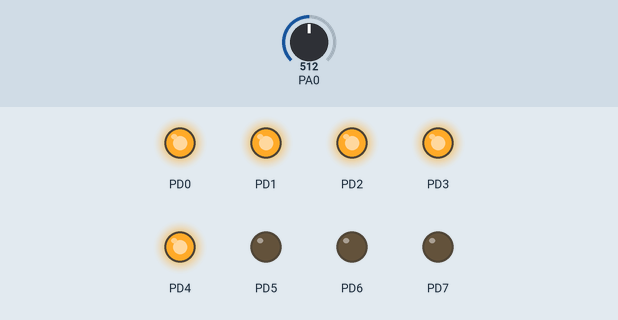
Simulated run of this program. Board: ATmega32, built with avr-gcc and emulated at 8 MHz. On the bench: output pins drawn as LEDs (lit = HIGH). The inputs (shaded band) are chosen by the test bench; at power-on: PA0 = 512.

Above: at 1.2 s.
1.3 s: PA0 set to 628
2.8 s: PA0 set to 647
At 3.4 s:
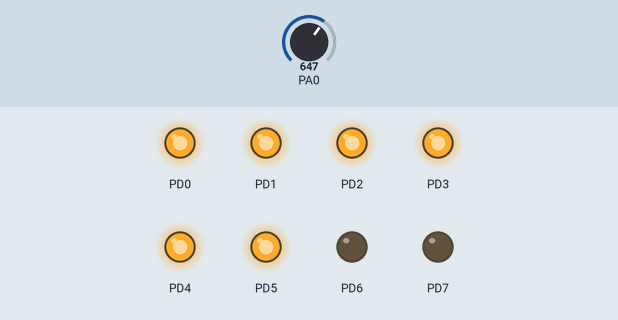
4.3 s: PA0 set to 511
At 4.6 s:
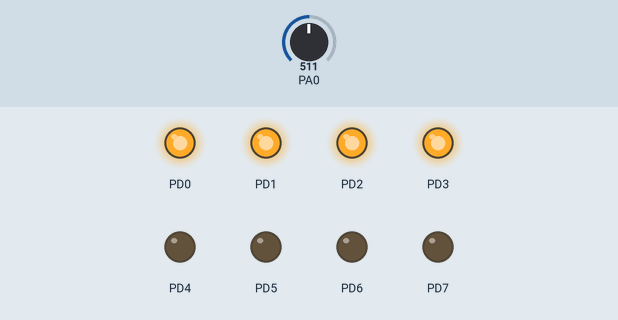
5.8 s: PA0 set to 398
7.3 s: PA0 set to 376
At 8.1 s:
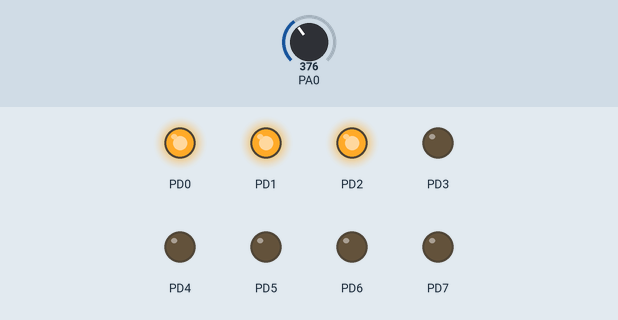
8.8 s: PA0 set to 635
At 9.2 s:
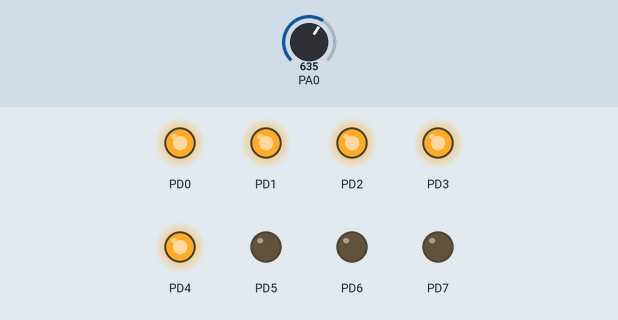
Timing chart, 0 to 11.3 s (numbered marks = the images above; inputs shaded):
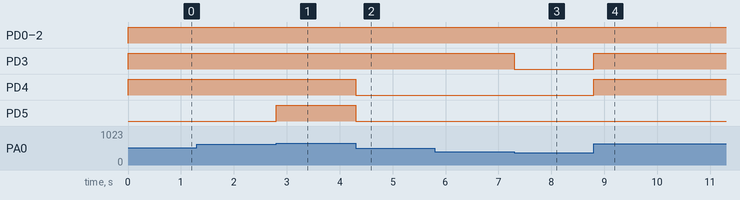

Measured:
- the behaviour switches between 639 and 640 on PA0 (found by bisection; images 0 and 1)
- the behaviour switches between 384 and 383 on PA0 (found by bisection; images 2 and 3)
- after the input at 1.3 s, every drawn part: stays the same
- after the input at 2.8 s, PD5: LOW → HIGH at once
- after the input at 4.3 s, PD4, PD5: HIGH → LOW at once
- after the input at 5.8 s, every drawn part: stays the same
- after the input at 7.3 s, PD3: HIGH → LOW at once
- after the input at 8.8 s, PD3, PD4: LOW → HIGH at once

The program:

main.c
```c
/*
 * main.c
 *
 *  Created on: May 11, 2024
 *      Author: Hassan Bahnasy
 */

#include "STD_TYPES.h"
#include "BIT_MATH.h"

#include "DIO_interface.h"
#include "ADC_interface.h"

int main()
{
	DIO_voidInit();
	ADC_voidInit();
	u16 Local_u16DigitalValue,Local_u16AnalogValue;
	while(1)
	{
		ADC_u8GetDigitalValueSynchNonBlocking(ADC_u8_CHANNEL_0,&Local_u16DigitalValue);
		Local_u16AnalogValue = (u16)((Local_u16DigitalValue * 5000UL)/1024);
		if((Local_u16AnalogValue >= 0) && (Local_u16AnalogValue < 625))
		{
			DIO_u8SetPortValue(DIO_u8_PORTD,0x01);
		}
		else if ((Local_u16AnalogValue >= 625) && (Local_u16AnalogValue < 1250))
		{
			DIO_u8SetPortValue(DIO_u8_PORTD,0x03);
		}
		else if ((Local_u16AnalogValue >= 1250) && (Local_u16AnalogValue < 1875))
		{
			DIO_u8SetPortValue(DIO_u8_PORTD,0x07);
		}
		else if ((Local_u16AnalogValue >= 1875) && (Local_u16AnalogValue < 2500))
		{
			DIO_u8SetPortValue(DIO_u8_PORTD,0x0F);
		}
		else if ((Local_u16AnalogValue >= 2500) && (Local_u16AnalogValue < 3125))
		{
			DIO_u8SetPortValue(DIO_u8_PORTD,0x1F);
		}
		else if ((Local_u16AnalogValue >= 3125) && (Local_u16AnalogValue < 3750))
		{
			DIO_u8SetPortValue(DIO_u8_PORTD,0x3F);
		}
		else if ((Local_u16AnalogValue >= 3750) && (Local_u16AnalogValue < 4375))
		{
			DIO_u8SetPortValue(DIO_u8_PORTD,0x7F);
		}
		else if ((Local_u16AnalogValue >= 4375) && (Local_u16AnalogValue < 5000))
		{
			DIO_u8SetPortValue(DIO_u8_PORTD,0xFF);
		}
		else
		{
			//error handling
		}
	}
	return 0;
}
```

ADC_interface.h
```c
/****************************************************************************/
/************************* Name: Hassan Bahnasy     *************************/
/*************************    Date: 14/4/2024       *************************/
/*************************      SWC: ADC            *************************/
/*************************    Version: 1.0          *************************/
/****************************************************************************/
#ifndef ADC_INTERFACE_H
#define ADC_INTERFACE_H


#define ADC_u8_CHANNEL_0                   0
#define ADC_u8_CHANNEL_1                   1
#define ADC_u8_CHANNEL_2                   2
#define ADC_u8_CHANNEL_3                   3
#define ADC_u8_CHANNEL_4                   4
#define ADC_u8_CHANNEL_5                   5
#define ADC_u8_CHANNEL_6                   6
#define ADC_u8_CHANNEL_7                   7
#define ADC_u8_CHANNEL_00x10               8
#define ADC_u8_CHANNEL_10x10               9
#define ADC_u8_CHANNEL_00x200              10
#define ADC_u8_CHANNEL_10x200              11
#define ADC_u8_CHANNEL_22x10               12
#define ADC_u8_CHANNEL_32x10               13
#define ADC_u8_CHANNEL_22x200              14
#define ADC_u8_CHANNEL_32x200              15
#define ADC_u8_CHANNEL_01x1                16
#define ADC_u8_CHANNEL_11x1                17
#define ADC_u8_CHANNEL_21x1                18
#define ADC_u8_CHANNEL_31x1                19
#define ADC_u8_CHANNEL_41x1                20
#define ADC_u8_CHANNEL_51x1                21
#define ADC_u8_CHANNEL_61x1                22
#define ADC_u8_CHANNEL_71x1                23
#define ADC_u8_CHANNEL_02x1                24
#define ADC_u8_CHANNEL_12x1                25
#define ADC_u8_CHANNEL_22x1                26
#define ADC_u8_CHANNEL_32x1                27
#define ADC_u8_CHANNEL_42x1                28
#define ADC_u8_CHANNEL_52x1                29
#define ADC_u8_CHANNEL_VBG                 30
#define ADC_u8_CHANNEL_GND                 31


void ADC_voidInit(void);

u8 ADC_u8GetDigitalValueSynchNonBlocking(u8 Copy_u8ChannelNb, u16 *Copy_pu16DigitalValue);

u8 ADC_u8GetDigitalValueAsynch(u8 Copy_u8ChannelNb, void (*Copy_pfNotification) (u16));

u8 ADC_u8GetADCRegValue (u16 * Copy_pu16ADCValue);

#endif
```

ADC_program.c
```c
/****************************************************************************/
/************************* Name: Hassan Bahnasy     *************************/
/*************************    Date: 14/4/2024       *************************/
/*************************      SWC: ADC            *************************/
/*************************    Version: 1.0          *************************/
/****************************************************************************/
#include "STD_TYPES.h"
#include "BIT_MATH.h"

#include "ADC_interface.h"
#include "ADC_config.h"
#include "ADC_private.h"

static void (*ADC_pfNotification)(u16) = NULL;

/* ADC busy Flag */
static u8 ADC_u8BusyFlag = 0;

void ADC_voidInit(void)
{
	/* 1- Select Vref = AVCC
	   2- Right Adjust
	   3- Disable AutoTrigger
	   4- Select CLK/64
	   5- Enable ADC
	    */
	//1- Select Vref = AVCC
#if ADC_u8_VREF_OPTION == ADC_u8_VREF_AVCC
	CLR_BIT(ADC_u8_ADMUX_REG,7);
	SET_BIT(ADC_u8_ADMUX_REG,6);
#elif ADC_u8_VREF_OPTION == ADC_u8_VREF_AREF
	CLR_BIT(ADC_u8_ADMUX_REG,7);
	CLR_BIT(ADC_u8_ADMUX_REG,6);
#elif ADC_u8_VREF_OPTION == ADC_u8_VREF_VINTERNAL
	SET_BIT(ADC_u8_ADMUX_REG,7);
	SET_BIT(ADC_u8_ADMUX_REG,6);
#endif

	//2- Right Adjust
#if ADC_u8_ADJUST_OPTION == ADC_u8_RIGHT_ADJUST
	CLR_BIT(ADC_u8_ADMUX_REG,5);
#elif ADC_u8_ADJUST_OPTION == ADC_u8_LEFT_ADJUST
	SET_BIT(ADC_u8_ADMUX_REG,5);
#endif

	//3- Disable AutoTrigger
#if ADC_u8_AUTO_TRIGGER_MODE == ADC_u8_AUTO_TRIGGER_DISABLE
	CLR_BIT(ADC_u8_ADCSRA_REG,5);
#elif ADC_u8_AUTO_TRIGGER_MODE == ADC_u8_AUTO_TRIGGER_ENABLE
	SET_BIT(ADC_u8_ADCSRA_REG,5);
	#if ADC_u8_AUTO_TRIGGER_MODE == ADC_u8_AUTO_TRIGGER_FREE_RUNNING
		CLR_BIT(ADC_u8_SFIOR_REG,7);
		CLR_BIT(ADC_u8_SFIOR_REG,6);
		CLR_BIT(ADC_u8_SFIOR_REG,5);
	#elif ADC_u8_AUTO_TRIGGER_MODE == ADC_u8_AUTO_TRIGGER_ANALOG_COMPARATOR
		CLR_BIT(ADC_u8_SFIOR_REG,7);
		CLR_BIT(ADC_u8_SFIOR_REG,6);
		SET_BIT(ADC_u8_SFIOR_REG,5);
	#elif ADC_u8_AUTO_TRIGGER_MODE == ADC_u8_AUTO_TRIGGER_EXTERNAL_INTERRUPT
		CLR_BIT(ADC_u8_SFIOR_REG,7);
		SET_BIT(ADC_u8_SFIOR_REG,6);
		CLR_BIT(ADC_u8_SFIOR_REG,5);
	#elif ADC_u8_AUTO_TRIGGER_MODE == ADC_u8_AUTO_TRIGGER_TIMER0_COMPARE_MATCH_A
		CLR_BIT(ADC_u8_SFIOR_REG,7);
		SET_BIT(ADC_u8_SFIOR_REG,6);
		SET_BIT(ADC_u8_SFIOR_REG,5);
	#elif ADC_u8_AUTO_TRIGGER_MODE == ADC_u8_AUTO_TRIGGER_TIMER0_OVERFLOW
		SET_BIT(ADC_u8_SFIOR_REG,7);
		CLR_BIT(ADC_u8_SFIOR_REG,6);
		CLR_BIT(ADC_u8_SFIOR_REG,5);
	#elif ADC_u8_AUTO_TRIGGER_MODE == ADC_u8_AUTO_TRIGGER_TIMER_COMPARE_MATCH_B
		SET_BIT(ADC_u8_SFIOR_REG,7);
		CLR_BIT(ADC_u8_SFIOR_REG,6);
		SET_BIT(ADC_u8_SFIOR_REG,5);
	#elif ADC_u8_AUTO_TRIGGER_MODE == ADC_u8_AUTO_TRIGGER_TIMER1_OVERFLOW
		SET_BIT(ADC_u8_SFIOR_REG,7);
		SET_BIT(ADC_u8_SFIOR_REG,6);
		CLR_BIT(ADC_u8_SFIOR_REG,5);
	#elif ADC_u8_AUTO_TRIGGER_MODE == ADC_u8_AUTO_TRIGGER_TIMER1_CAPTURE_EVENT
		SET_BIT(ADC_u8_SFIOR_REG,7);
		SET_BIT(ADC_u8_SFIOR_REG,6);
		SET_BIT(ADC_u8_SFIOR_REG,5);
	#endif
#endif

	//4- Select CLK/64
#if ADC_u8_PRESCALER == ADC_u8_PRESCALER_64
	SET_BIT(ADC_u8_ADCSRA_REG,2);
	SET_BIT(ADC_u8_ADCSRA_REG,1);
	CLR_BIT(ADC_u8_ADCSRA_REG,0);
#elif ADC_u8_PRESCALER == ADC_u8_PRESCALER_2
	CLR_BIT(ADC_u8_ADCSRA_REG,2);
	CLR_BIT(ADC_u8_ADCSRA_REG,1);
	CLR_BIT(ADC_u8_ADCSRA_REG,0);
#elif ADC_u8_PRESCALER == ADC_u8_PRESCALER_4
	CLR_BIT(ADC_u8_ADCSRA_REG,2);
	SET_BIT(ADC_u8_ADCSRA_REG,1);
	CLR_BIT(ADC_u8_ADCSRA_REG,0);
#elif ADC_u8_PRESCALER == ADC_u8_PRESCALER_8
	CLR_BIT(ADC_u8_ADCSRA_REG,2);
	SET_BIT(ADC_u8_ADCSRA_REG,1);
	SET_BIT(ADC_u8_ADCSRA_REG,0);
#elif ADC_u8_PRESCALER == ADC_u8_PRESCALER_16
	SET_BIT(ADC_u8_ADCSRA_REG,2);
	CLR_BIT(ADC_u8_ADCSRA_REG,1);
	CLR_BIT(ADC_u8_ADCSRA_REG,0);
#elif ADC_u8_PRESCALER == ADC_u8_PRESCALER_32
	SET_BIT(ADC_u8_ADCSRA_REG,2);
	CLR_BIT(ADC_u8_ADCSRA_REG,1);
	SET_BIT(ADC_u8_ADCSRA_REG,0);
#elif ADC_u8_PRESCALER == ADC_u8_PRESCALER_128
	SET_BIT(ADC_u8_ADCSRA_REG,2);
	SET_BIT(ADC_u8_ADCSRA_REG,1);
	SET_BIT(ADC_u8_ADCSRA_REG,0);
#endif

	//5- Enable ADC
	SET_BIT(ADC_u8_ADCSRA_REG,7);

}

u8 ADC_u8GetDigitalValueSynchNonBlocking(u8 Copy_u8ChannelNb, u16 *Copy_pu16DigitalValue)
{
	u8 Local_u8ErrorState = STD_TYPES_OK;
	u32 Local_u32TimeOutCounter = 0;
	if((Copy_u8ChannelNb < 32)  && (Copy_pu16DigitalValue != NULL) && (ADC_u8BusyFlag == 0))
	{
		/* Set ADC Busy Flag  */
		ADC_u8BusyFlag = 1;
		/* Clear MUX4..0 */
		ADC_u8_ADMUX_REG &= 0b11100000;
		/* Select Channel */
		ADC_u8_ADMUX_REG |= Copy_u8ChannelNb;
		/* Start Conversion */
		SET_BIT(ADC_u8_ADCSRA_REG,6);
		/* Wait Flag = 1 */
		while((GET_BIT(ADC_u8_ADCSRA_REG,4) == 0) && (Local_u32TimeOutCounter < ADC_u32_TIME_OUT_MAX_VALUE))
		{
			Local_u32TimeOutCounter++;
		}
		if(GET_BIT(ADC_u8_ADCSRA_REG,4)!= 0)//(Local_u32TimeOutCounter<ADC_u32_TIME_OUT_MAX_VALUE)
		{
			/* Clear Flag */
			ADC_u8BusyFlag = 0;
			/* Clear flag */
			SET_BIT(ADC_u8_ADCSRA_REG,4);
			/* Read the Digital Value */
			*Copy_pu16DigitalValue = ADC_u16_ADC_REG;
		}
		else
		{
			Local_u8ErrorState = STD_TYPES_NOK;
		}
	}
	else
	{
		Local_u8ErrorState = STD_TYPES_NOK;
	}
	return Local_u8ErrorState;
}


u8 ADC_u8GetDigitalValueAsynch(u8 Copy_u8ChannelNb, void (*Copy_pfNotification) (u16))
{
	u8 Local_u8ErrorState = STD_TYPES_OK;
	if((Copy_u8ChannelNb < 32)  && (Copy_pfNotification != NULL) && (ADC_u8BusyFlag == 0))
	{
		/* Set ADC Busy Flag  */
		ADC_u8BusyFlag = 1;
		/* Update Global Pointer to a function */
		ADC_pfNotification = Copy_pfNotification;
		/* Enable ADC Interrupt */
		SET_BIT(ADC_u8_ADCSRA_REG,3);
		/* Clear MUX4..0 */
		ADC_u8_ADMUX_REG &= 0b11100000;
		/* Select Channel */
		ADC_u8_ADMUX_REG |= Copy_u8ChannelNb;
		/* Start Conversion */
		SET_BIT(ADC_u8_ADCSRA_REG,6);
	}
	else
	{
		Local_u8ErrorState = STD_TYPES_NOK;
	}
	return Local_u8ErrorState;
}
u8 ADC_u8GetADCRegValue (u16 * Copy_pu16ADCValue)
{
	u8 Local_u8ErrorState = STD_TYPES_OK;
	if(Copy_pu16ADCValue != NULL)
	{
		/* Read ADC Register */
		*Copy_pu16ADCValue = ADC_u16_ADC_REG;
	}
	else
	{
		Local_u8ErrorState = STD_TYPES_NOK;
	}
	return Local_u8ErrorState;
}

/* Prototype for ADC ISR */
void __vector_16(void)  __attribute__((signal));
void __vector_16(void)
{
	if(ADC_pfNotification != NULL)
	{
		/* Clear Flag */
		ADC_u8BusyFlag = 0;
		/* Clear PIE of ADC */
		CLR_BIT(ADC_u8_ADCSRA_REG,3);
		/* Calling Notification Function */
		ADC_pfNotification(ADC_u16_ADC_REG);
	}
}
```

ADC_config.h
```c
/****************************************************************************/
/************************* Name: Hassan Bahnasy     *************************/
/*************************    Date: 14/4/2024       *************************/
/*************************      SWC: ADC            *************************/
/*************************    Version: 1.0          *************************/
/****************************************************************************/
#ifndef ADC_CONFIG_H
#define ADC_CONFIG_H

#define ADC_u32_TIME_OUT_MAX_VALUE            50000


/* Options for Vref
	1-ADC_u8_VREF_AREF
	2-ADC_u8_VREF_AVCC
	3-ADC_u8_VREF_VINTERNAL*/
#define ADC_u8_VREF_OPTION                   ADC_u8_VREF_AVCC

/* Options for Adjust
	1-ADC_u8_RIGHT_ADJUST
	2-ADC_u8_LEFT_ADJUST*/
#define ADC_u8_ADJUST_OPTION                ADC_u8_RIGHT_ADJUST

/* Options for auto trigger
	1-ADC_u8_AUTO_TRIGGER_DISABLE
	2-ADC_u8_AUTO_TRIGGER_ENABLE*/
#define ADC_u8_AUTO_TRIGGER_MODE            ADC_u8_AUTO_TRIGGER_DISABLE
/* Options for prescaler
	1-ADC_u8_PRESCALER_2
	2-ADC_u8_PRESCALER_4
	3-ADC_u8_PRESCALER_8
	4-ADC_u8_PRESCALER_16
	5-ADC_u8_PRESCALER_32
	6-ADC_u8_PRESCALER_64
	7-ADC_u8_PRESCALER_128*/
#define ADC_u8_PRESCALER                    ADC_u8_PRESCALER_64
/* Options for ADC auto-trigger source
	1-ADC_u8_AUTO_TRIGGER_FREE_RUNNING
	2-ADC_u8_AUTO_TRIGGER_ANALOG_COMPARATOR
	3-ADC_u8_AUTO_TRIGGER_EXTERNAL_INTERRUPT
	4-ADC_u8_AUTO_TRIGGER_TIMER0_COMPARE_MATCH_A
	5-ADC_u8_AUTO_TRIGGER_TIMER0_OVERFLOW
	6-ADC_u8_AUTO_TRIGGER_TIMER_COMPARE_MATCH_B
	7-ADC_u8_AUTO_TRIGGER_TIMER1_OVERFLOW
	8-ADC_u8_AUTO_TRIGGER_TIMER1_CAPTURE_EVENT*/
#define ADC_u8_AUTO_TRIGGER_MODE            ADC_u8_AUTO_TRIGGER_FREE_RUNNING


#endif
```

ADC_private.h
```c
/****************************************************************************/
/************************* Name: Hassan Bahnasy     *************************/
/*************************    Date: 14/4/2024       *************************/
/*************************      SWC: ADC            *************************/
/*************************    Version: 1.0          *************************/
/****************************************************************************/
#ifndef ADC_PRIVATE_H
#define ADC_PRIVATE_H


/* Define for ADC Registers */

#define ADC_u8_ADMUX_REG       *((volatile u8 *)0x27)
#define ADC_u8_ADCSRA_REG      *((volatile u8 *)0x26)
#define ADC_u8_ADCH_REG        *((volatile u8 *)0x25)
#define ADC_u8_ADCL_REG        *((volatile u8 *)0x24)


#define ADC_u16_ADC_REG        *((volatile u16 *)0x24)

#define ADC_u8_SFIOR_REG        *((volatile u8 *)0x50)


/* Define Macros for Options Vref */
#define ADC_u8_VREF_AREF         1
#define ADC_u8_VREF_AVCC         2
#define ADC_u8_VREF_VINTERNAL    3

/* Define Macros for Options adjust */
#define ADC_u8_RIGHT_ADJUST      1
#define ADC_u8_LEFT_ADJUST       2

/* Define Macros for Options auto trigger */
#define ADC_u8_AUTO_TRIGGER_DISABLE     1
#define ADC_u8_AUTO_TRIGGER_ENABLE      2

/* Define Macros for Options prescaler */
#define ADC_u8_PRESCALER_2              1
#define ADC_u8_PRESCALER_4              2
#define ADC_u8_PRESCALER_8              3
#define ADC_u8_PRESCALER_16             4
#define ADC_u8_PRESCALER_32             5
#define ADC_u8_PRESCALER_64             6
#define ADC_u8_PRESCALER_128            7

/* Define macros for ADC auto-trigger source selections */
#define ADC_u8_AUTO_TRIGGER_FREE_RUNNING                1       // Free running mode (no auto-trigger)
#define ADC_u8_AUTO_TRIGGER_ANALOG_COMPARATOR           2       // Analog Comparator
#define ADC_u8_AUTO_TRIGGER_EXTERNAL_INTERRUPT          3       // External Interrupt Request 0
#define ADC_u8_AUTO_TRIGGER_TIMER0_COMPARE_MATCH_A      4       // Timer/Counter0 Compare Match A
#define ADC_u8_AUTO_TRIGGER_TIMER0_OVERFLOW             5       // Timer/Counter0 Overflow
#define ADC_u8_AUTO_TRIGGER_TIMER_COMPARE_MATCH_B       6       // Timer/Counter Compare Match B
#define ADC_u8_AUTO_TRIGGER_TIMER1_OVERFLOW             7       // Timer/Counter1 Overflow
#define ADC_u8_AUTO_TRIGGER_TIMER1_CAPTURE_EVENT        8       // Timer/Counter1 Capture Event

#endif
```

BIT_MATH.h
```c
/****************************************************************************/
/************************* Name: Hassan Bahnasy     *************************/
/*************************    Date: 24/2/2024       *************************/
/*************************      SWC: BIT_MATH       *************************/
/*************************    Version: 1.0          *************************/
/****************************************************************************/
#ifndef BIT_MATH_H
#define BIT_MATH_H

#define SET_BIT(REG,PIN)    REG |=(1<<PIN)
#define CLR_BIT(REG,PIN)    REG &=~(1<<PIN)
#define GET_BIT(REG,PIN)    ((REG>>PIN)&1)
#define TOG_BIT(REG,PIN)    REG ^=(1<<PIN)

#endif
```

DIO_interface.h
```c
/****************************************************************************/
/************************* Name: Hassan Bahnasy     *************************/
/*************************    Date: 24/2/2024       *************************/
/*************************      SWC: DIO            *************************/
/*************************    Version: 1.0          *************************/
/****************************************************************************/
#ifndef DIO_INTERFACE_H
#define DIO_INTERFACE_H

/* Macros For PORTS */
#define DIO_u8_PORTA      0
#define DIO_u8_PORTB      1
#define DIO_u8_PORTC      2
#define DIO_u8_PORTD      3


/* Macros For PINS */
#define DIO_u8_PIN0       0
#define DIO_u8_PIN1       1
#define DIO_u8_PIN2       2
#define DIO_u8_PIN3       3
#define DIO_u8_PIN4       4
#define DIO_u8_PIN5       5
#define DIO_u8_PIN6       6
#define DIO_u8_PIN7       7


/* Macros For Pin Direction */
#define DIO_u8_INPUT      0
#define DIO_u8_OUTPUT     1

/* Macros For Pin Value */
#define DIO_u8_LOW       0
#define DIO_u8_HIGH      1

void DIO_voidInit(void);

u8 DIO_u8SetPinDirection(u8 Copy_u8PortId, u8 Copy_u8PinId, u8 Copy_u8PinDirection);

u8 DIO_u8SetPinValue(u8 Copy_u8PortId, u8 Copy_u8PinId, u8 Copy_u8PinValue);

u8 DIO_u8GetPinValue(u8 Copy_u8PortId, u8 Copy_u8PinId, u8 *Copy_pu8ReturnedPinValue);

u8 DIO_u8SetPortDirection(u8 Copy_u8PortId, u8 Copy_u8PortDirection);

u8 DIO_u8SetPortValue(u8 Copy_u8PortId, u8 Copy_u8PortValue);

u8 DIO_u8GetPortValue(u8 Copy_u8PortId, u8 *Copy_pu8ReturnedPortValue);

#endif
```

DIO_private.h
```c
/****************************************************************************/
/************************* Name: Hassan Bahnasy     *************************/
/*************************    Date: 24/2/2024       *************************/
/*************************      SWC: DIO            *************************/
/*************************    Version: 1.0          *************************/
/****************************************************************************/
#ifndef DIO_PRIVATE_H
#define DIO_PRIVATE_H


#define DIO_u8_PORTA_REG      *((volatile u8*)(0x3B))
#define DIO_u8_DDRA_REG       *((volatile u8*)(0x3A))
#define DIO_u8_PINA_REG       *((volatile u8*)(0x39))

#define DIO_u8_PORTB_REG      *((volatile u8*)(0x38))
#define DIO_u8_DDRB_REG       *((volatile u8*)(0x37))
#define DIO_u8_PINB_REG       *((volatile u8*)(0x36))

#define DIO_u8_PORTC_REG      *((volatile u8*)(0x35))
#define DIO_u8_DDRC_REG       *((volatile u8*)(0x34))
#define DIO_u8_PINC_REG       *((volatile u8*)(0x33))

#define DIO_u8_PORTD_REG      *((volatile u8*)(0x32))
#define DIO_u8_DDRD_REG       *((volatile u8*)(0x31))
#define DIO_u8_PIND_REG       *((volatile u8*)(0x30))


/* Macros For pins Direction*/
#define DIO_u8_INTIAL_INPUT         0
#define DIO_u8_INTIAL_OUTPUT        1

/* Macros For Pin Values*/
#define DIO_u8_OUTPUT_LOW           0
#define DIO_u8_OUTPUT_HIGH          1
#define DIO_u8_INPUT_FLOATING       0
#define DIO_u8_INPUT_PULLUP         1


#define Conc(b7,b6,b5,b4,b3,b2,b1,b0)          Conc_Help(b7,b6,b5,b4,b3,b2,b1,b0)
#define Conc_Help(b7,b6,b5,b4,b3,b2,b1,b0)     0b##b7##b6##b5##b4##b3##b2##b1##b0
#endif
```

Source omitted: DIO_config.h (5593 bytes), DIO_program.c (8728 bytes), STD_TYPES.h (941 bytes)
